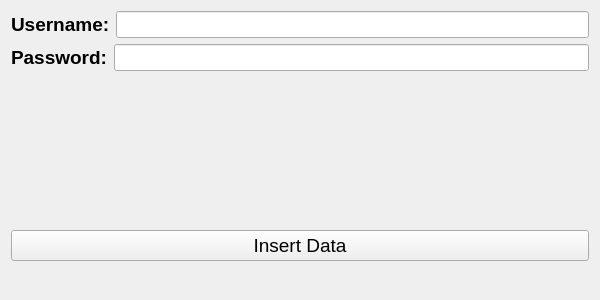
<?xml version="1.0" encoding="UTF-8"?>
<ui version="4.0">
 <class>Form</class>
 <widget class="QWidget" name="Form">
  <property name="geometry">
   <rect>
    <x>0</x>
    <y>0</y>
    <width>600</width>
    <height>300</height>
   </rect>
  </property>
  <property name="windowTitle">
   <string>Form</string>
  </property>
  <layout class="QVBoxLayout" name="verticalLayout">
   <item>
    <layout class="QHBoxLayout" name="horizontalLayout">
     <item>
      <widget class="QLabel" name="label">
       <property name="font">
        <font>
         <pointsize>14</pointsize>
         <bold>true</bold>
        </font>
       </property>
       <property name="text">
        <string>Username:</string>
       </property>
      </widget>
     </item>
     <item>
      <widget class="QLineEdit" name="lineEditUsername">
       <property name="font">
        <font>
         <pointsize>12</pointsize>
        </font>
       </property>
      </widget>
     </item>
    </layout>
   </item>
   <item>
    <layout class="QHBoxLayout" name="horizontalLayout_2">
     <item>
      <widget class="QLabel" name="label_2">
       <property name="font">
        <font>
         <pointsize>14</pointsize>
         <bold>true</bold>
        </font>
       </property>
       <property name="text">
        <string>Password:</string>
       </property>
      </widget>
     </item>
     <item>
      <widget class="QLineEdit" name="lineEditPassword">
       <property name="font">
        <font>
         <pointsize>12</pointsize>
        </font>
       </property>
      </widget>
     </item>
    </layout>
   </item>
   <item>
    <spacer name="verticalSpacer">
     <property name="orientation">
      <enum>Qt::Vertical</enum>
     </property>
     <property name="sizeHint" stdset="0">
      <size>
       <width>20</width>
       <height>40</height>
      </size>
     </property>
    </spacer>
   </item>
   <item>
    <widget class="QPushButton" name="pushButton">
     <property name="font">
      <font>
       <pointsize>14</pointsize>
      </font>
     </property>
     <property name="text">
      <string>Insert Data</string>
     </property>
    </widget>
   </item>
   <item>
    <widget class="QLabel" name="labelResult">
     <property name="font">
      <font>
       <pointsize>14</pointsize>
       <bold>true</bold>
      </font>
     </property>
     <property name="text">
      <string/>
     </property>
    </widget>
   </item>
  </layout>
 </widget>
 <resources/>
 <connections/>
</ui>
